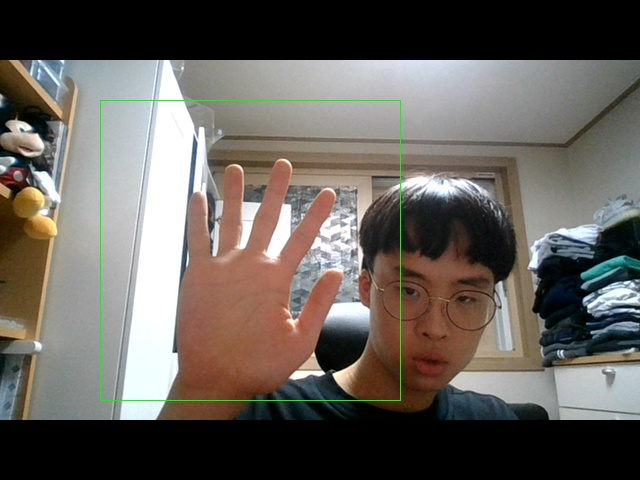
#> input picture img/img1.jpeg, 640 x 480 px, given in place of the camera
$ python test2.py
#> lines starting #> are read from the running program, lines starting #| are printed output that depends on the picture; after the words box and inside, x2 and y2 are one past the last pixel; in counts of white or black regions, pixels touching at a corner belong together
import cv2
import numpy as np

cam = cv2.VideoCapture(0)

if __name__ == "__main__":
    while (1):
        ret, img = cam.read()
#> img is the input picture: shape (480, 640, 3); mean B, G, R 90.7, 96.7, 101.8

        cv2.rectangle(img, (400, 400), (100, 100), (0, 255, 0), 0)
#> img: shape (480, 640, 3); 0.39% of pixels changed, all inside (x1, y1, x2, y2) = (100, 100, 401, 401)
        crop_img = img[100:400, 100:400]
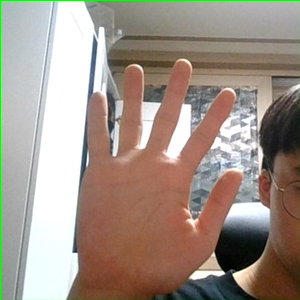
#> crop_img: shape (300, 300, 3); mean B, G, R 135.3, 146.2, 160.1

        crop_img_hsv = cv2.cvtColor(crop_img, cv2.COLOR_BGR2HSV)
#> crop_img_hsv: shape (300, 300, 3); mean H, S, V 39.5, 60.6, 165.5

        #lower_threshold = np.array([5, 48, 80], dtype=np.uint8)  # 한계값
        lower_threshold = np.array([0, 20, 70], dtype=np.uint8)  # 한계값
        upper_threshold = np.array([20, 255, 255], dtype=np.uint8)  # 한계값

        skin_grey = cv2.cvtColor(crop_img, cv2.COLOR_BGR2GRAY)
        _, thresh1 = cv2.threshold(skin_grey, 157, 235, cv2.THRESH_BINARY_INV + cv2.THRESH_OTSU)
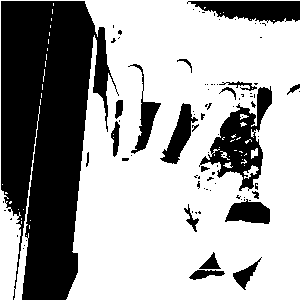
#> thresh1: shape (300, 300); values 0 (black) and 235 (white), 64.7% white; 88 black regions (67 under 20 px), largest, box (x1, y1, x2, y2) and area: (1, 1, 119, 300) 22978, (199, 86, 272, 191) 2842, (187, 1, 300, 24) 1743
        thresh1_edges = cv2.Canny(thresh1, 150, 620)
#> thresh1_edges: shape (300, 300); 4.4% white in thin lines or dots
        cv2.imshow('trt', thresh1)
        cv2.imshow('trt_canny', thresh1_edges)
        skinMask = cv2.inRange(crop_img_hsv, lower_threshold, upper_threshold)
#> skinMask: shape (300, 300); 45.3% white; 20 white regions (18 under 20 px), largest, box (x1, y1, x2, y2) and area: (69, 20, 299, 299) 35276, (233, 152, 299, 299) 5437

        skinMask = cv2.GaussianBlur(skinMask, (5, 5), 100)

        skin = cv2.bitwise_and(crop_img_hsv, crop_img_hsv, mask=skinMask)
#> skin: shape (300, 300, 3); mean H, S, V 7.6, 50.1, 74.2

        skin = cv2.cvtColor(skin, cv2.COLOR_HSV2BGR)
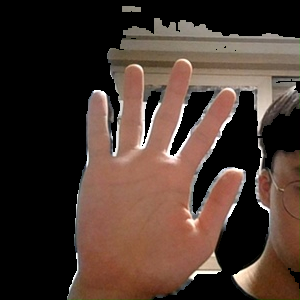
#> skin: shape (300, 300, 3); mean B, G, R 47, 55.7, 74

        skin_grey = cv2.cvtColor(skin, cv2.COLOR_BGR2GRAY)
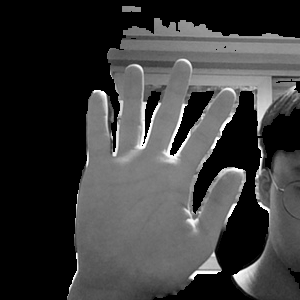
#> skin_grey: shape (300, 300); min 0, max 255, mean 60.2
        _, thresh1 = cv2.threshold(skin_grey, 157, 235, cv2.THRESH_BINARY + cv2.THRESH_OTSU)
#> thresh1: shape (300, 300); values 0 (black) and 235 (white), 48.7% white; 16 white regions (13 under 20 px), largest, box (x1, y1, x2, y2) and area: (67, 18, 300, 300) 39213, (232, 138, 300, 298) 4489, (122, 6, 141, 12) 107

        thresh1_edges = cv2.Canny(thresh1, 150, 620)
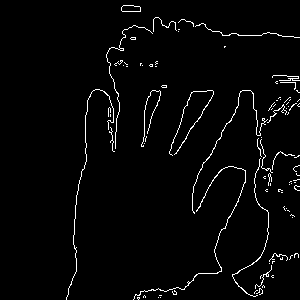
#> thresh1_edges: shape (300, 300); 2.7% white in thin lines or dots, all inside (x1, y1, x2, y2) = (66, 5, 300, 300)

        #        img = cv2.drawContours(img, contours, -1, (0,255,0), 3)
        contours,hierarchy = cv2.findContours(skinMask,cv2.RETR_TREE,cv2.CHAIN_APPROX_SIMPLE)
#> contours = 10 contours, 5 with area under 20; largest, box (x1, y1, x2, y2) and area: (67, 18, 300, 300) 40640, (231, 138, 300, 300) 6260, (169, 90, 215, 157) 1030, (142, 90, 162, 145) 408, (122, 6, 141, 12) 84
        '''
        cnt = max(contours, key = lambda x: cv2.contourArea(x))

        epsilon = 0.0005 * cv2.arcLength(cnt, True)
        approx = cv2.approxPolyDP(cnt, epsilon, True)

        hull = cv2.convexHull(cnt)

        areahull = cv2.contourArea(hull)
        areacnt = cv2.contourArea(cnt)

        arearatio = ((areahull - areacnt) / areacnt) * 100

        hull = cv2.convexHull(approx, returnPoints=False)
        defects = cv2.convexityDefects(approx, hull)
        '''
        ##########################
        contours, hierarchy = cv2.findContours(skinMask, cv2.RETR_LIST, cv2.CHAIN_APPROX_SIMPLE)
        for cnt in contours:
            cv2.drawContours(thresh1, [cnt], 0, (100, 100, 0), 3)  # blue
#> this loop made 10 passes
#> cnt on passes 1, 5, 6: [[141, 145], [142, 144], [143, 145], [142, 146]], [[234, 50], [235, 49], [236, 50], [235, 51]], [[215, 49], [216, 48], [217, 49], [216, 50]]
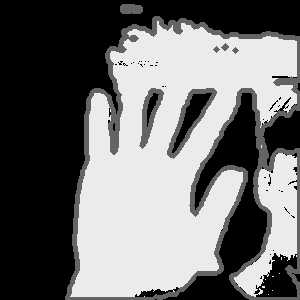
#> thresh1: shape (300, 300); min 0, max 235, mean 111.7

        for cnt in contours:
            hull = cv2.convexHull(cnt)
            cv2.drawContours(thresh1, [hull], 0, (255, 0, 255), 5)
#> this loop made 10 passes
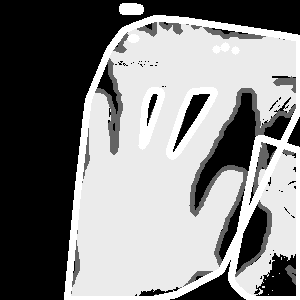
#> thresh1: shape (300, 300); 11.2% of pixels changed, all inside (x1, y1, x2, y2) = (64, 3, 300, 300)

        ##########################


        cv2.imshow('trt', thresh1)

        #cv2.imshow('trt_canny', thresh1_edges)

        #cv2.imshow('hsv', crop_img_hsv)

        #cv2.imshow('skin', skin)
        end_out_key = cv2.waitKey(1)
#> (key Esc is pressed here)
        if end_out_key == 27:
            break

## 이미지 손 영역 임의 추출 까지 성공, 하지만 정확도가 낮아 다른 방법 필요할 것 같음

$ run again, on img/img2.jpeg
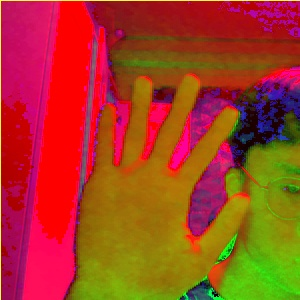
#> input picture img/img2.jpeg, 300 x 300 px, given in place of the camera
#> img is the input picture: shape (300, 300, 3); mean B, G, R 34.3, 63.1, 164.9
#> img: shape (300, 300, 3); 0.44% of pixels changed, all inside (x1, y1, x2, y2) = (100, 100, 300, 300)
#> crop_img_hsv: shape (200, 200, 3); mean H, S, V 51.8, 235.2, 158.7
#> `thresh1_edges = cv2.Canny(thresh1, 150, 620)`:
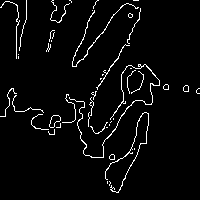
#> thresh1_edges: shape (200, 200); 3.9% white in thin lines or dots
#> contours = 12 contours, 5 with area under 20; largest, box (x1, y1, x2, y2) and area: (0, 0, 160, 158) 13349, (106, 113, 149, 193) 946, (127, 70, 145, 95) 288, (49, 115, 62, 129) 104, (48, 30, 56, 49) 54, (127, 13, 134, 19) 22, (184, 86, 189, 92) 20
#> the loop `for cnt in contours:` made 12 passes
#> cnt on passes 1, 4, 5, 6: [[110, 155], [110, 159], [114, 159], [114, 155]], [[197, 89], [197, 93], [199, 93], [199, 89]], [[184, 86], [184, 91], [188, 91], [188, 86]], [[164, 85], [164, 89], [168, 89], [168, 85]]
#> the loop `for cnt in contours:` made 12 passes
#> (cnt, hull) on passes 1, 4, 5, 6: ([[110, 155], [110, 159], [114, 159], [114, 155]], [[114, 155], [114, 159], [110, 159], [110, 155]]), ([[197, 89], [197, 93], [199, 93], [199, 89]], [[199, 89], [199, 93], [197, 93], [197, 89]]), ([[184, 86], [184, 91], [188, 91], [188, 86]], [[188, 86], [188, 91], [184, 91], [184, 86]]), ([[164, 85], [164, 89], [168, 89], [168, 85]], [[168, 85], [168, 89], [164, 89], [164, 85]])
#> after the loop `for cnt in contours:`:
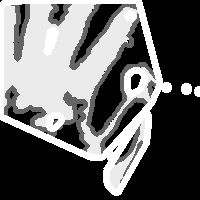
#> thresh1: shape (200, 200); min 0, max 255, mean 103.5

$ run again, on img/img3.jpeg
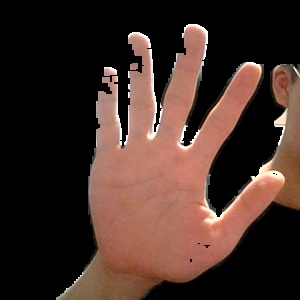
#> input picture img/img3.jpeg, 300 x 300 px, given in place of the camera
#> img is the input picture: shape (300, 300, 3); mean B, G, R 39.5, 46.3, 67.6
#> img: shape (300, 300, 3); 0.44% of pixels changed, all inside (x1, y1, x2, y2) = (100, 100, 300, 300)
#> crop_img_hsv: shape (200, 200, 3); mean H, S, V 11.7, 102.4, 118.9
#> `thresh1_edges = cv2.Canny(thresh1, 150, 620)`:
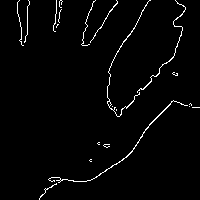
#> thresh1_edges: shape (200, 200); 2.2% white in thin lines or dots
#> contours = 2 contours, 1 with area under 20; largest, box (x1, y1, x2, y2) and area: (0, 0, 200, 200) 27384
#> the loop `for cnt in contours:` made 2 passes
#> after the loop `for cnt in contours:`:
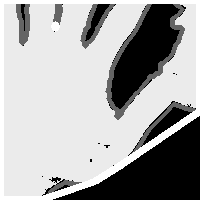
#> thresh1: shape (200, 200); min 0, max 255, mean 168.5
